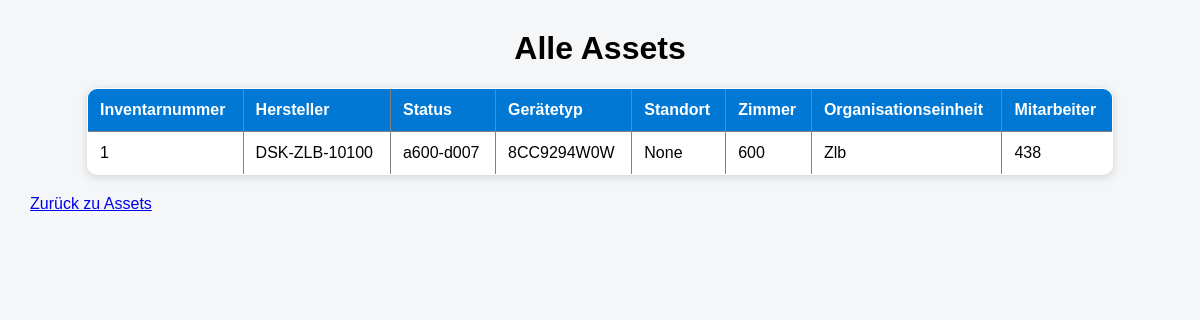
Page /asset/anzeigen on the committed database.
### tables this page shows
CREATE TABLE assets (

    id INTEGER PRIMARY KEY,

    inventarnummer TEXT,
    rechnername TEXT,
    seriennummer TEXT,

    kostenstelle TEXT,
    organisationseinheit TEXT,

    standort TEXT,
    zimmer TEXT,

    anschaffungsdatum TEXT,
    installationsdatum TEXT,

    assettyp TEXT,
    verwendungsart TEXT,

    status TEXT,

    hersteller TEXT,
    modell TEXT,

    mac_adresse TEXT,
    garantie TEXT,

    verwaltungsart TEXT,

    prozessor TEXT,
    kerne_threads TEXT,

    ram TEXT,
    festplatte TEXT,

    betriebssystem TEXT,

    displaygroesse TEXT,
    dockingstation TEXT,

    anlagenummer TEXT,

    mitarbeiter TEXT,

    bemerkung TEXT

);

### app.py (the view)
@app.route("/asset/anzeigen")
def assets_anzeigen():
    verbindung = sqlite3.connect("asset_management.db")
    cursor = verbindung.cursor()
    cursor.execute("""
        SELECT *
        FROM assets
    """)
    assets = cursor.fetchall()
    verbindung.close()
    return render_template(
        "assets_anzeigen.html",
        assets=assets
    )

### templates/assets_anzeigen.html (shortened to what this page needs)
<!DOCTYPE html>
<html>
<head>
    <link rel="stylesheet"
          href="{{ url_for('static', filename='style.css') }}">
</head>
<body>
<h1>Alle Assets</h1>
<table border="1">
    <tr>
        <th>Inventarnummer</th>
        <th>Hersteller</th>
        <th>Status</th>
        <th>Gerätetyp</th>
        <th>Standort</th>
        <th>Zimmer</th>
        <th>Organisationseinheit</th>
        <th>Mitarbeiter</th>
    </tr>
    {% for a in assets %}
    <tr>
        <td>{{ a[0] }}</td>
        <td>{{ a[1] }}</td>
        <td>{{ a[2] }}</td>
        <td>{{ a[3] }}</td>
        <td>{{ a[4] }}</td>
        <td>{{ a[5] }}</td>
        <td>{{ a[6] }}</td>
        <td>{{ a[7] }}</td>
    </tr>
    {% endfor %}
</table>
<p><a href="/assets">Zurück zu Assets</a></p>
</body>
</html>

### static/style.css (style rules this page uses)
body { font-family: Arial, sans-serif; background-color: #f4f6f8; margin: 30px; }
h1 { text-align: center; }
table { width: 100%; border-collapse: collapse; background-color: white; box-shadow: 0 2px 10px rgba(0,0,0,0.15); border-radius: 10px; overflow: hidden; }
th { background-color: #0078d4; color: white; text-align: left; padding: 12px; }
td { padding: 12px; border-bottom: 1px solid #e5e5e5; }
table { width: 90%; margin: 20px auto; border-collapse: collapse; background-color: white; box-shadow: 0 2px 10px rgba(0,0,0,0.15); border-radius: 10px; overflow: hidden; }
th { background-color: #0078d4; color: white; padding: 12px; text-align: left; }
td { padding: 12px; border-bottom: 1px solid #ddd; }

### rows in the picture
assets: id "1", inventarnummer "DSK-ZLB-10100", rechnername "a600-d007", seriennummer "8CC9294W0W", a "None", organisationseinheit "600", standort "Zlb", zimmer "438"
